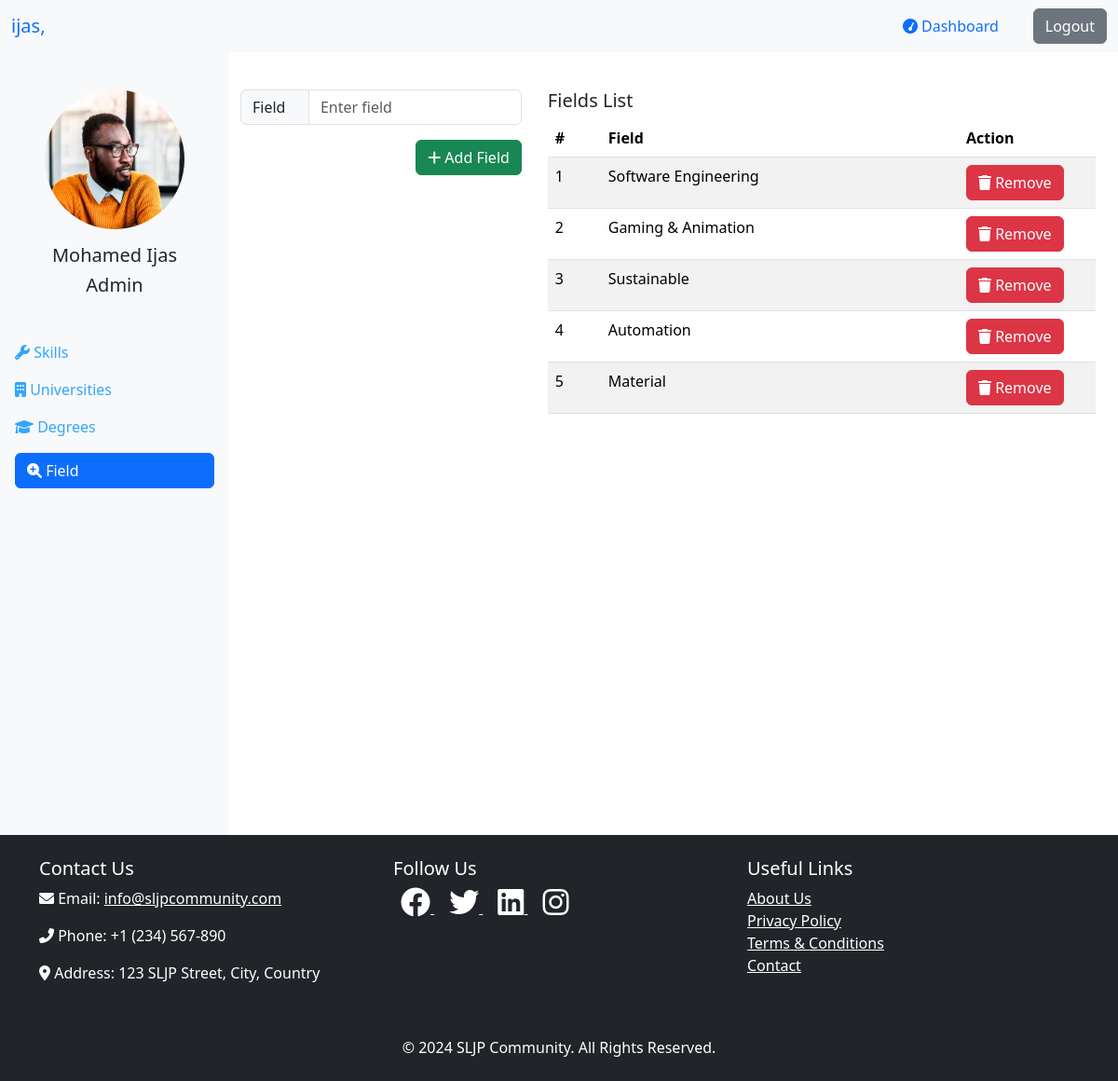
/admin?page=field (signed in), run on the app's committed database.
### tables this page shows
CREATE TABLE IF NOT EXISTS `field` (
  `id` int NOT NULL AUTO_INCREMENT,
  `title` varchar(50) NOT NULL,
  PRIMARY KEY (`id`)
);

### control/admin.php (called while the page is built, shortened)
<?php
require_once __DIR__ ."/../model/field.php";
class AdminController extends UserController {
    public function __construct() {
        $this->fieldModel = new FieldModel();
    }
    public function dashboard() {
        include_once __DIR__ ."/../view/admin/dashboard.php";
    }
}

### index.php (called while the page is built, shortened)
<?php
require_once __DIR__ ."/control/admin.php";
$request = new Request();
$router = new Router();
$router->addRoute("GET", "/"                    , [HomeController::class    , "index"               ]);
$router->addRoute("GET", "/about"               , [HomeController::class    , "about"               ]);
$router->addRoute("GET", "/contact"             , [HomeController::class    , "contact"             ]);
$router->addRoute("GET", "/login"               , [UserController::class    , "login"               ]);
$router->addRoute("GET", "/logout"              , [UserController::class    , "logout"              ]);
$router->addRoute("GET", "/register"            , [UserController::class    , "register"            ]);
$router->addRoute("GET", "/search/result"       , [UserController::class    , "searchResults"       ]);
$router->addRoute("GET", "/user/connection"     , [SeekerController::class  , "connection"          ]);
$router->addRoute("GET", "/seeker"              , [SeekerController::class  , "index"               ]);
$router->addRoute("GET", "/seeker/network"      , [SeekerController::class  , "network"             ]);
$router->addRoute("GET", "/seeker/job"          , [SeekerController::class  , "job"                 ]);
$router->addRoute("GET", "/seeker/profile"      , [SeekerController::class  , "seekerProfile"       ]);
$router->addRoute("GET", "/provider"            , [ProviderController::class, "index"               ]);
$router->addRoute("GET", "/provider/network"    , [ProviderController::class, "network"             ]);
$router->addRoute("GET", "/provider/job"        , [ProviderController::class, "job"                 ]);
$router->addRoute("GET", "/provider/profile"    , [ProviderController::class, "providerProfile"     ]);
$router->addRoute("GET", "/admin"               , [AdminController::class   , "dashboard"           ]);
$router->addRoute("POST", "/login"              , [UserController::class    , "login"               ]);
$router->addRoute("POST", "/register"           , [UserController::class    , "register"            ]);
$router->addRoute("POST", "/university/add"     , [AdminController::class   , "createUniversity"    ]);
$router->addRoute("POST", "/university/del"     , [AdminController::class   , "removeUniversity"    ]);
$router->addRoute("POST", "/skill/add"          , [AdminController::class   , "createSkill"         ]);
$router->addRoute("POST", "/skill/del"          , [AdminController::class   , "removeSkill"         ]);
$router->addRoute("POST", "/degree/add"         , [AdminController::class   , "createDegree"        ]);
$router->addRoute("POST", "/degree/del"         , [AdminController::class   , "removeDegree"        ]);
$router->addRoute("POST", "/field/add"          , [AdminController::class   , "createField"         ]);
$router->addRoute("POST", "/field/del"          , [AdminController::class   , "removeField"         ]);
$router->addRoute("POST", "/skills"             , [UserController::class    , "skills"              ]);
$router->addRoute("POST", "/universities"       , [UserController::class    , "universities"        ]);
$router->addRoute("POST", "/degrees"            , [UserController::class    , "degrees"             ]);
$router->addRoute("POST", "/fields"             , [UserController::class    , "fields"              ]);
$router->addRoute("POST", "/education/add"      , [UserController::class    , "addEducation"        ]);
$router->addRoute("POST", "/profile/update"     , [UserController::class    , "updateSeeker"        ]);
$router->addRoute("POST", "/search/global"      , [UserController::class    , "findUsers"           ]);
$router->addRoute("POST", "/user/notification"  , [UserController::class    , "notifications"       ]);
$router->addRoute("POST", "/user/follow"        , [UserController::class    , "followUser"          ]);
$router->addRoute("POST", "/user/follow/request", [UserController::class    , "showNotifications"   ]);
$router->addRoute("POST", "/user/follow/add"    , [UserController::class    , "acceptFollow"        ]);
$router->addRoute("POST", "/user/follow/ignore" , [UserController::class    , "ignoreFollow"        ]);
$router->addRoute("POST", "/user/message/all"   , [UserController::class    , "allMessages"         ]);
$router->addRoute("POST", "/user/message/send"  , [UserController::class    , "sendMessage"         ]);
$router->addRoute("POST", "/user/post"          , [UserController::class    , "createPost"          ]);
$router->addRoute("POST", "/user/post/all"      , [UserController::class    , "getAllPosts"         ]);
include_once __DIR__ ."/header.php";
$router->resolveRoute($request);
include_once __DIR__ ."/footer.php";

### core/model.php (called while the page is built, shortened)
<?php
class Model {
    private $host = "localhost";
    private $username = "root";
    private $password = "";
    private $database = "sljp";
    private $conn;
    public function __construct() {
        $this->conn = new mysqli($this->host, $this->username, $this->password, $this->database);
    }
    private function query($sql, $params, $types) {
        $stmt = $this->conn->prepare($sql);
        $result = $stmt->execute();
        if ($result === false) {
        } else {
            if (str_starts_with(strtoupper($sql), "SELECT")) {
                $result = $stmt->get_result();
            }
        }
        return $result;
    }
    protected function fetch($sql, $params = null, $types = null) {
        return $this->query($sql, $params, $types);
    }
}

### model/field.php (called while the page is built, shortened)
<?php
require_once __DIR__ ."/../core/model.php";
class FieldModel extends Model {
    private $get_fields = "SELECT * FROM `field`";
    public function getAllFields() {
        return $this->fetch($this->get_fields);
    }
}

### view/admin/manage/field.php (the view, shortened to what this page needs)
<div class="container w-100">
    <div class="d-flex">
        <form action="/field/add" method="post" enctype="multipart/form-data" class="me-3 w-50">
            <div class="input-group mb-3">
                <div class="input-group-text">Field&nbsp;&nbsp;&nbsp;</div>
                <input type="text" class="form-control" name="field" placeholder="Enter field" required>
            </div>
            <div class="d-flex justify-content-end mt-3">
                <button class="btn btn-success"><i class="fa fa-plus"></i>&nbsp;Add Field</button>
            </div>
        </form>
        <div class="container">
            <h5>Fields List</h5>
            <table id="universityTable" class="table table-striped">
                <thead>
                    <tr>
                        <th>#</th>
                        <th>Field</th>
                        <th>Action</th>
                    </tr>
                </thead>
                <tbody>
                    <?php
                    $fields = $this->fieldModel->getAllFields();
                    $i = 1;
                    while ($field = $fields->fetch_assoc()) {
                    ?>
                    <tr>
                        <td><?php echo $i; ?></td>
                        <td><?php echo $field['title']; ?></td>
                        <td class="col-md-3">
                            <form action="/field/del" method="post">
                                <button class="btn btn-danger"><i class="fa fa-trash"></i>&nbsp;Remove</button>
                            </form>
                        </td>
                    </tr>
                    <?php
                        $i++;
                    }
                    ?>
                </tbody>
            </table>
        </div>
    </div>
</div>

### header.php (style rules this page uses)
:root { --my-secondary: #bbbcbd; --my-primary: #b8f3ff; }

### data on the page
field: title "Software Engineering"
field: title "Gaming & Animation"
field: title "Sustainable"
field: title "Automation"
field: title "Material"

### other printed values
$_SESSION["lname"] "ijas"
$_SESSION['fname'] "Mohamed"
$_SESSION['lname'] "Ijas"
